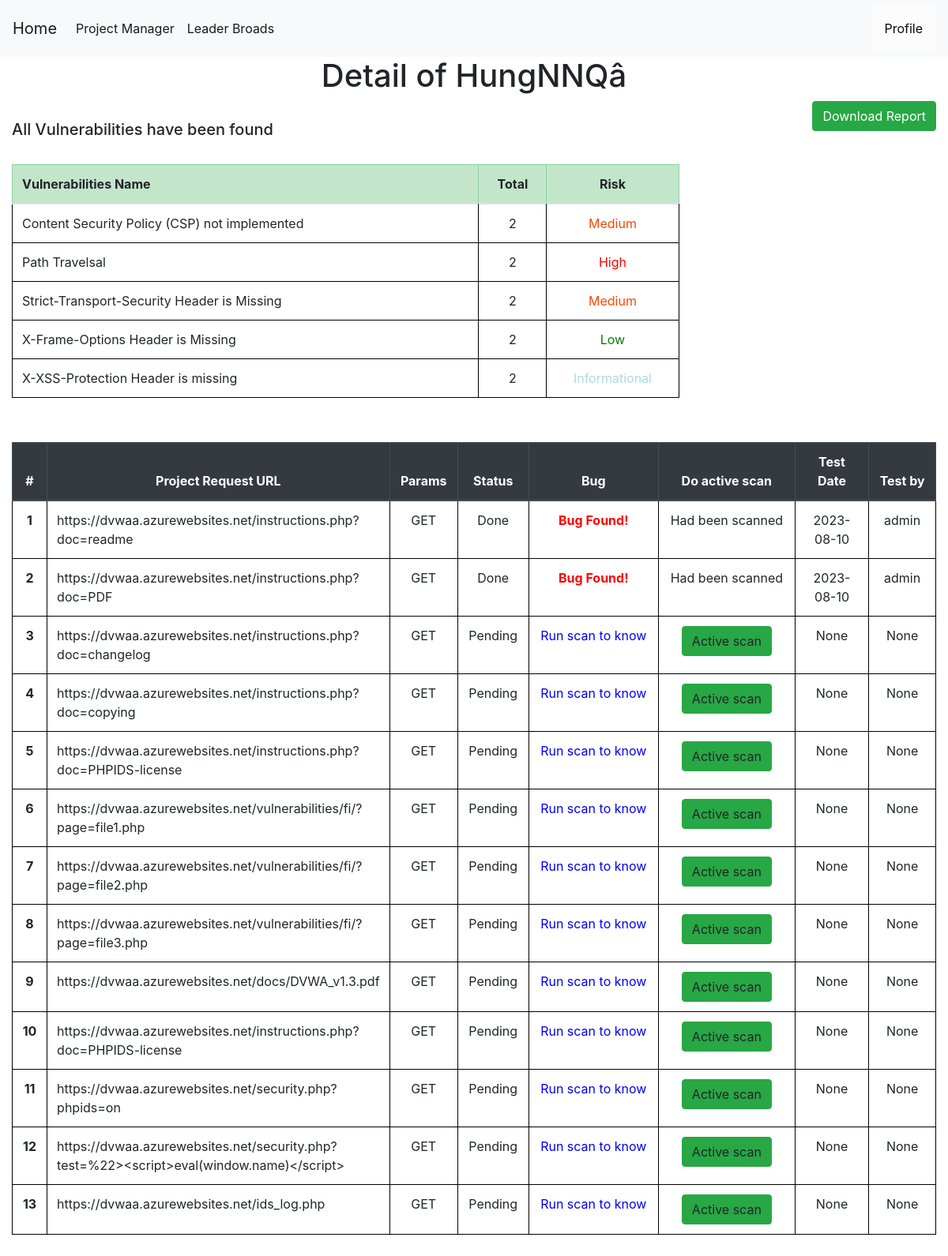
The page /project-detail/3 (signed in) on the database its author committed.
### tables this page shows
CREATE TABLE projects (
    projectid INTEGER PRIMARY KEY AUTOINCREMENT,
    projectname TEXT NOT NULL,
    startdate date NOT NULL,
    enddate date,
    vunls int,
    target text not null,
    securitylevel TEXT,
    manager TEXT ,
    pentester TEXT ,
    status TEXT NOT NULL,
    create_by INTEGER ,
    isspider INTEGER DEFAULT 0,
    login INTEGER NOT NULL,
    isconfig INTEGER NOT NULL DEFAULT 0,
    FOREIGN KEY (pentester) REFERENCES users(username) ON DELETE CASCADE
    FOREIGN KEY (manager) REFERENCES users(username) ON DELETE CASCADE
    FOREIGN KEY (create_by) REFERENCES users(userid) ON DELETE CASCADE
);

CREATE TABLE bugs (
    bugid INTEGER PRIMARY KEY AUTOINCREMENT,
    requestid INTEGER NOT NULL,
    name TEXT NOT NULL,
    bugurl TEXT NOT NULL,
    method TEXT NOT NULL,
    cweid TEXT NOT NULL,
    confidence TEXT NOT NULL,
    description TEXT NOT NULL,
    solution TEXT NOT NULL,
    risk TEXT NOT NULL,
    reference TEXT NOT NULL DEFAULT NONE,
    other TEXT NOT NULL DEFAULT NONE,
    pentester TEXT,
    FOREIGN KEY (pentester) REFERENCES users(username) ON DELETE CASCADE
    FOREIGN KEY (requestid) REFERENCES requests(requestid) ON DELETE CASCADE
);

CREATE TABLE requests (
    requestid INTEGER PRIMARY KEY AUTOINCREMENT,
    projectid INTEGER NOT NULL,
    requesturl TEXT NOT NULL,
    status TEXT NOT NULL,
    bug TEXT,
    isscan INTEGER,
    haveparam TEXT,
    pentester TEXT,
    testdate DATE,
    FOREIGN KEY (pentester) REFERENCES users(username) ON DELETE CASCADE
    FOREIGN KEY (projectid) REFERENCES projects(projectid) ON DELETE CASCADE
);

### app.py (the view)
@app.route('/project-detail/<int:id>', methods=('GET', 'POST'))
def project_detail(id):
    msg = ''
    conn = get_db_connection()
    if session["userid"] == None:
        return redirect(url_for('login'))
    currentuser = get_current_user()
    project = conn.execute('SELECT * FROM projects WHERE projectid = ?',(id,)).fetchone()
    if currentuser["username"] != project["pentester"]:
        if currentuser["username"] == project["manager"]:
            print("")
        elif currentuser["role"] == 'Administrator':
            print("")
        else:
            return render_template('403.html',)
    conn = get_db_connection()
    users = conn.execute('SELECT * FROM users',).fetchall()
    havebugs = conn.execute('SELECT * FROM requests,bugs WHERE requests.requestid = bugs.requestid AND projectid = ? AND bugs.requestid in (SELECT requestid FROM bugs) GROUP BY bugs.requestid',(id,)).fetchall()
    requests = conn.execute('SELECT * FROM requests WHERE projectid = ?',(id,)).fetchall()
    total = conn.execute('SELECT count(requestid) FROM requests WHERE projectid = ?',(id,)).fetchone()
    totalrequest = total["count(requestid)"]
    done = conn.execute('SELECT count(requestid) FROM requests WHERE status = ? AND projectid = ?',("Done",id,)).fetchone()
    donerequest = done["count(requestid)"]
    remain = total["count(requestid)"] - done["count(requestid)"]
    if remain == 0 and totalrequest != 0:
        updateprj = conn.execute('UPDATE projects SET status = ?,enddate= ? WHERE projectid = ?',("Done",datetime.today().strftime('%Y-%m-%d'),id,))
    conn.commit()
    bugs = conn.execute('SELECT bugs.name,count(bugid),risk FROM requests,bugs WHERE requests.requestid = bugs.requestid AND projectid = ? GROUP BY bugs.name',(id,)).fetchall()
    conn.commit()
    conn.close()
    return render_template('project_detail.html',bugs=bugs,currentuser=currentuser,havebugs=havebugs,users=users,project=project,totalrequest=totalrequest,donerequest=donerequest,remain=remain,requests=requests,msg=msg)

### app.py (called while the page is built)
def get_db_connection():
    conn = sqlite3.connect('database.db')
    conn.row_factory = sqlite3.Row
    return conn

def get_current_user():
    userid = session["userid"]
    conn = get_db_connection()
    user = conn.execute('SELECT * FROM users WHERE userid = ?',(userid,)).fetchone()
    conn.commit()
    conn.close()
    return user

### templates/project_detail.html (shortened to what this page needs)
{% extends 'base.html' %}
{% block content %}
    <center><h1>{% block title %} Detail of {{project.projectname}}  {% endblock %}</h1></center>
    <a href="{{ url_for('download_report',id= project.projectid)}}" class="btn btn-success" style="float: right;" role="button" aria-pressed="true">Download Report</a>
<br>
    <div style="display: flex;justify-content: center;">
      <div style ="flex:1">
          <h5>All Vulnerabilities have been found</h5></br>
            <table class="table">
              <thead class="table-success">
                <tr>
                  <th style="width: 70%;"><a>Vulnerabilities Name</a></th>
                  <th style="text-align: center" ><a>Total</a></th>
                  <th style="text-align: center" ><a>Risk</a></th>
                </tr>
              </thead>
              <tbody>
                <tr>
                  {% for bug in bugs  %}
                  <tr>
                      <td style="width: 70%;">{{bug.name}}</td>
                      <td style="text-align: center">{{bug['count(bugid)']}}</td>
                      {% if bug.risk == 'Critical' %}
                      <td style="text-align: center" style="color: red"><a style="color:purple">{{bug.risk}}</a></td>
                      {% elif bug.risk == 'High' %}
                      <td style="text-align: center" style="color: red"><a style="color:Red">{{bug.risk}}</a></td>
                      {% elif bug.risk == 'Medium' %}
                      <td style="text-align: center" style="color: red"><a style="color:orangered">{{bug.risk}}</a></td>
                      {% elif bug.risk == 'Low'%}
                      <td style="text-align: center" style="color: red"><a style="color:green">{{bug.risk}}</a></td>
                      {% elif bug.risk == 'Informational'%}
                      <td style="text-align: center" style="color: red"><a style="color:lightblue">{{bug.risk}}</a></td>
                      {% endif %}
                  </tr>
                  {% endfor %}
                </tr>
              </tbody>
            </table>
        </div>
        <link rel= "stylesheet" type= "text/css" href= "{{ url_for('static',filename='css/showuser.css') }}">
        <link rel= "stylesheet" type= "text/css" href= "{{ url_for('static',filename='css/loading.css') }}">
    <div style ="flex:0.2">
    </div >
</div>
<br>
<div>
    <table class="table" style="width:100%">
        <thead class="thead-dark" style="width:100%">
          <tr>
            <th style="text-align: center" scope="col">#</th>
            <th style="text-align: center" style="width: 150px;">Project Request URL</th>
            <th style="text-align: center" cope="col">Params</th>
            <th style="text-align: center" scope="col">Status</th>
            <th style="text-align: center" scope="col">Bug</th>
            <th style="text-align: center" scope="col">Do active scan</th>
            <th style="text-align: center;width: 8%;" scope="col">Test Date</th>
            <th style="text-align: center" scope="col">Test by</th>
          </tr>
        </thead>
        <tbody>
        {% for request in requests %}
          <tr>
            <th style="text-align: center" class="counterCell"></th>
            <td style="width: 150px;">{{ request.requesturl }}</td>
            <td style="text-align: center" >{{ request.haveparam }}</td>
            <td style="text-align: center" >{{ request.status }}</td>
            {% if request.isscan == 1 %}
              {% if request.bug == "Bug Found"%}
            <th style="color:red;text-align: center;"scope="row"><a style="color:red" href="{{ url_for('bug_detail',id= request.requestid) }} ">{{ request.bug }}!</a></th>
              {% else %}
              <th style="text-align: center" style="color: red"scope="row"><a style="color:green">Safe</a></th>
              {% endif %}
            {% elif request.isscan != 1%}
              <td style="text-align: center"><a style="color:blue">Run scan to know</a></td>
            {% endif %}
            {% if request.isscan != 1 %}
            <td style="text-align: center" >
              <span style="float:center;">
              <a onclick="loadScreen({{request.requestid}})"class="btn btn-success">Active scan</a>
              </span>
            </td>
            {% else %}
            <td style="text-align: center" >
              <span style="float:center;">
              Had been scanned
              </span>
            </td>
            {% endif %}
            <td style="text-align: center">{{ request.testdate }}</td>
            <td style="text-align: center">{{ request.pentester }}</td>
          {% endfor %}
        </tbody>
      </table>
    </div>
{% endblock %}

### static/css/style.css (style rules this page uses)
table, th, td { border: 1px solid black; }
body { min-height: 100vh; height: 100%; margin: 0; z-index: 10; display: grid; grid-template-rows: auto 1fr auto; }
body { display: flex; flex-direction: column; }

### static/css/showuser.css (style rules this page uses)
table { counter-reset: tableCount; }
.counterCell:before { content: counter(tableCount); counter-increment: tableCount; }

### rows shown on the page
projects: projectname "HungNNQâ"
bugs: name "Content Security Policy (CSP) not implemented", requestid "2", risk "Medium"
bugs: name "Path Travelsal", requestid "2", risk "High"
bugs: name "Strict-Transport-Security Header is Missing", requestid "2", risk "Medium"
bugs: name "X-XSS-Protection Header is missing", requestid "2", risk "Informational"
requests: requesturl "https://dvwaa.azurewebsites.net/instructions.php?doc=readme", haveparam "GET", status "Done", bug "Bug Found", isscan "Had been scanned", testdate "2023-08-10", pentester "admin"
requests: requesturl "https://dvwaa.azurewebsites.net/instructions.php?doc=PDF", haveparam "GET", status "Done", bug "Bug Found", isscan "Had been scanned", testdate "2023-08-10", pentester "admin"
requests: requesturl "https://dvwaa.azurewebsites.net/instructions.php?doc=changelog", haveparam "GET", status "Pending", isscan "Run scan to know", testdate "None", pentester "None"
requests: requesturl "https://dvwaa.azurewebsites.net/instructions.php?doc=copying", haveparam "GET", status "Pending", isscan "Run scan to know", testdate "None", pentester "None"
requests: requesturl "https://dvwaa.azurewebsites.net/instructions.php?doc=PHPIDS-license", haveparam "GET", status "Pending", isscan "Run scan to know", testdate "None", pentester "None"
requests: requesturl "https://dvwaa.azurewebsites.net/vulnerabilities/fi/?page=file1.php", haveparam "GET", status "Pending", isscan "Run scan to know", testdate "None", pentester "None"
requests: requesturl "https://dvwaa.azurewebsites.net/vulnerabilities/fi/?page=file2.php", haveparam "GET", status "Pending", isscan "Run scan to know", testdate "None", pentester "None"
requests: requesturl "https://dvwaa.azurewebsites.net/vulnerabilities/fi/?page=file3.php", haveparam "GET", status "Pending", isscan "Run scan to know", testdate "None", pentester "None"
requests: requesturl "https://dvwaa.azurewebsites.net/docs/DVWA_v1.3.pdf", haveparam "GET", status "Pending", isscan "Run scan to know", testdate "None", pentester "None"
requests: requesturl "https://dvwaa.azurewebsites.net/instructions.php?doc=PHPIDS-license", haveparam "GET", status "Pending", isscan "Run scan to know", testdate "None", pentester "None"
requests: requesturl "https://dvwaa.azurewebsites.net/security.php?phpids=on", haveparam "GET", status "Pending", isscan "Run scan to know", testdate "None", pentester "None"
requests: requesturl "https://dvwaa.azurewebsites.net/security.php?test=%22><script>eval(window.name)</script>", haveparam "GET", status "Pending", isscan "Run scan to know", testdate "None", pentester "None"
requests: requesturl "https://dvwaa.azurewebsites.net/ids_log.php", haveparam "GET", status "Pending", isscan "Run scan to know", testdate "None", pentester "None"

### other values the page prints
{{ bug.name }} "X-Frame-Options Header is Missing"
{{ bug['count(bugid)'] }} "2"
{{ bug.risk }} "Low"
